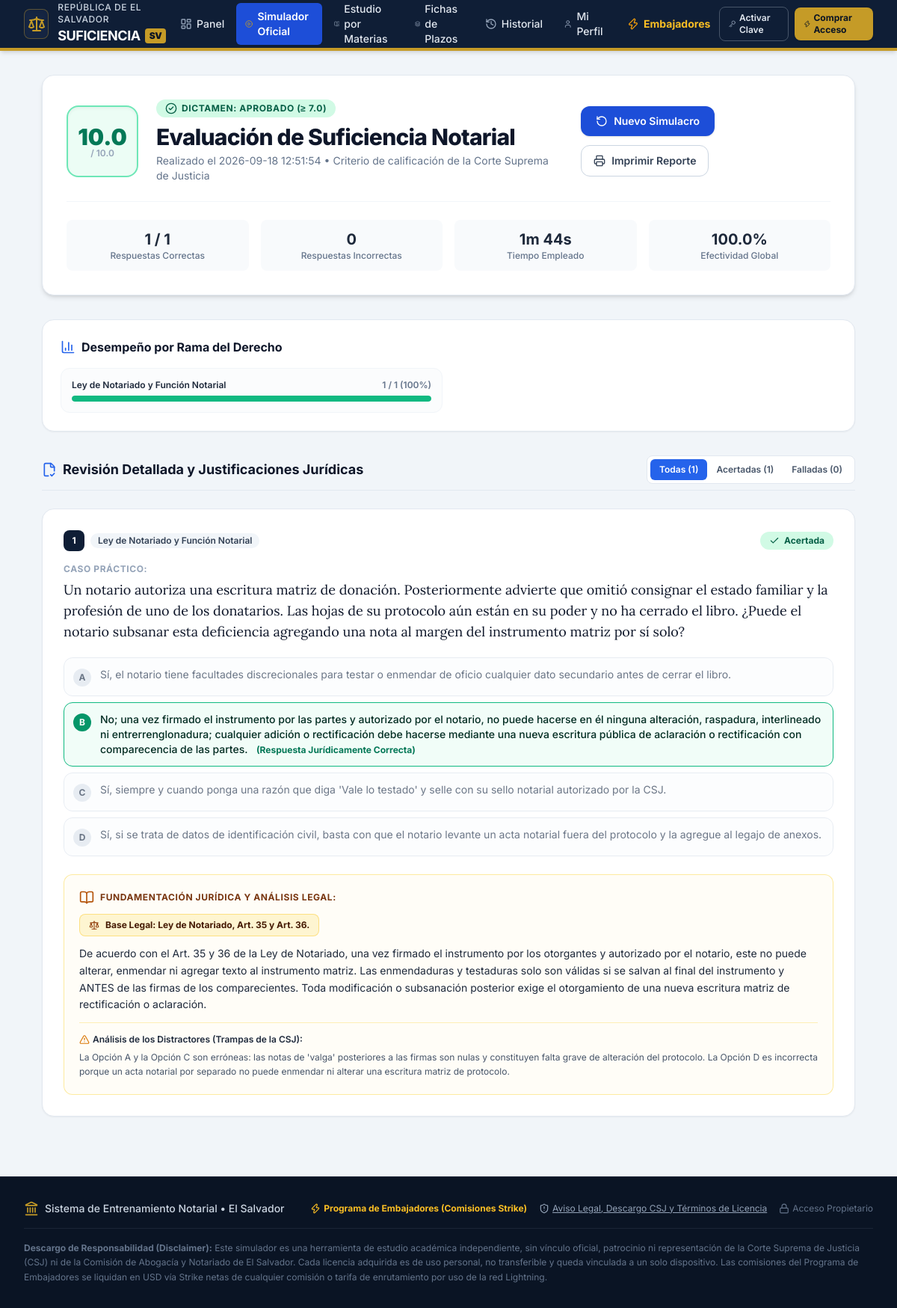
The page /resultado/4 on the database its author committed.
### tables this page shows
CREATE TABLE exam_attempts (
        id INTEGER PRIMARY KEY AUTOINCREMENT,
        created_at TEXT NOT NULL,
        score REAL NOT NULL,
        total_questions INTEGER NOT NULL,
        correct_count INTEGER NOT NULL,
        incorrect_count INTEGER NOT NULL,
        time_spent_seconds INTEGER NOT NULL,
        passed INTEGER NOT NULL,
        answers_json TEXT NOT NULL
    );

### app.py (the view)
@app.route("/resultado/<int:attempt_id>")
def resultado_examen(attempt_id):
    attempt = db.get_exam_attempt_by_id(attempt_id)
    if not attempt:
        return redirect(url_for("index"))
    device_id = get_device_id_from_request()
    license_info = db.check_device_license(device_id) if device_id else None
    return render_template("results.html", attempt=attempt, license_info=license_info)

### app.py (called while the page is built)
def get_device_id_from_request():
    return request.headers.get("X-Device-Id") or request.cookies.get("notariado_device_id") or request.args.get("device_id")

### database.py (called while the page is built)
def get_db_connection():
    conn = sqlite3.connect(DB_PATH)
    conn.row_factory = sqlite3.Row
    return conn

def get_exam_attempt_by_id(attempt_id):
    conn = get_db_connection()
    cursor = conn.cursor()
    cursor.execute("SELECT * FROM exam_attempts WHERE id = ?", (attempt_id,))
    row = cursor.fetchone()
    conn.close()
    if row:
        data = dict(row)
        data["answers_detail"] = json.loads(data["answers_json"])
        return data
    return None

### templates/results.html (shortened to what this page needs)
{% extends "base.html" %}
{% block content %}
<div class="max-w-6xl mx-auto px-4 sm:px-6 lg:px-8 py-8 print-container">
    <div class="bg-white rounded-2xl border border-slate-200 shadow-md p-6 sm:p-8 mb-8 overflow-hidden relative">
        <div class="flex flex-col md:flex-row items-center justify-between gap-6 relative z-10">
            <div class="flex items-center gap-6 text-center sm:text-left">
                <div class="w-24 h-24 rounded-2xl flex flex-col items-center justify-center font-black text-3xl shadow-inner shrink-0 {% if attempt.passed %}bg-emerald-50 text-emerald-700 border-2 border-emerald-300{% else %}bg-rose-50 text-rose-700 border-2 border-rose-300{% endif %}">
                    <span>{{ attempt.score }}</span>
                    <span class="text-xs font-semibold text-slate-400 -mt-1">/ 10.0</span>
                </div>
                <div>
                    <div class="inline-flex items-center gap-1.5 px-3 py-1 rounded-full text-xs font-bold uppercase tracking-wider mb-2 {% if attempt.passed %}bg-emerald-100 text-emerald-800{% else %}bg-rose-100 text-rose-800{% endif %}">
                        {% if attempt.passed %}
                        <i data-lucide="check-circle-2" class="w-4 h-4"></i> DICTAMEN: APROBADO (≥ 7.0)
                        {% else %}
                        <i data-lucide="alert-octagon" class="w-4 h-4"></i> DICTAMEN: NO APROBADO (< 7.0)
                        {% endif %}
                    </div>
                    <h1 class="text-2xl sm:text-3xl font-extrabold text-slate-900 tracking-tight">
                        Evaluación de Suficiencia Notarial
                    </h1>
                    <p class="text-xs sm:text-sm text-slate-500 mt-1">
                        Realizado el {{ attempt.created_at }} • Criterio de calificación de la Corte Suprema de Justicia
                    </p>
                </div>
            </div>
            <div class="flex flex-wrap gap-3 no-print">
                <a href="{{ url_for('simulador') }}" class="px-5 py-2.5 rounded-xl bg-blue-700 hover:bg-blue-600 text-white font-semibold text-sm shadow transition-colors flex items-center gap-2">
                    <i data-lucide="rotate-ccw" class="w-4 h-4"></i> Nuevo Simulacro
                </a>
                <button onclick="window.print()" type="button" class="px-4 py-2.5 rounded-xl border border-slate-300 hover:bg-slate-50 text-slate-700 font-semibold text-sm transition-colors flex items-center gap-2">
                    <i data-lucide="printer" class="w-4 h-4"></i> Imprimir Reporte
                </button>
            </div>
        </div>
        <div class="grid grid-cols-2 sm:grid-cols-4 gap-4 mt-6 pt-6 border-t border-slate-100 text-center">
            <div class="p-3 rounded-lg bg-slate-50">
                <div class="text-xl font-bold text-slate-800">{{ attempt.correct_count }} / {{ attempt.total_questions }}</div>
                <div class="text-xs text-slate-500 font-medium">Respuestas Correctas</div>
            </div>
            <div class="p-3 rounded-lg bg-slate-50">
                <div class="text-xl font-bold text-slate-800">{{ attempt.incorrect_count }}</div>
                <div class="text-xs text-slate-500 font-medium">Respuestas Incorrectas</div>
            </div>
            <div class="p-3 rounded-lg bg-slate-50">
                <div class="text-xl font-bold text-slate-800">
                    {{ (attempt.time_spent_seconds // 60) }}m {{ (attempt.time_spent_seconds % 60) }}s
                </div>
                <div class="text-xs text-slate-500 font-medium">Tiempo Empleado</div>
            </div>
            <div class="p-3 rounded-lg bg-slate-50">
                <div class="text-xl font-bold text-slate-800">
                    {{ ((attempt.correct_count / attempt.total_questions) * 100)|round(1) }}%
                </div>
                <div class="text-xs text-slate-500 font-medium">Efectividad Global</div>
            </div>
        </div>
    </div>
    {% if attempt.answers_detail.cat_stats %}
    <div class="bg-white rounded-2xl border border-slate-200 shadow-sm p-6 mb-8">
        <h2 class="text-base font-bold text-slate-900 mb-4 flex items-center gap-2">
            <i data-lucide="bar-chart-3" class="w-5 h-5 text-blue-600"></i>
            <span>Desempeño por Rama del Derecho</span>
        </h2>
        <div class="grid sm:grid-cols-2 gap-4">
            {% for cat_id, cat in attempt.answers_detail.cat_stats.items() %}
            {% set pct = ((cat.correct / cat.total) * 100)|round|int if cat.total > 0 else 0 %}
            <div class="p-3.5 rounded-xl border border-slate-100 bg-slate-50/50">
                <div class="flex justify-between items-center text-xs font-semibold mb-1.5">
                    <span class="text-slate-800 truncate">{{ cat.name }}</span>
                    <span class="text-slate-500">{{ cat.correct }} / {{ cat.total }} ({{ pct }}%)</span>
                </div>
                <div class="w-full bg-slate-200 rounded-full h-2 overflow-hidden">
                    <div class="h-2 rounded-full {% if pct >= 70 %}bg-emerald-500{% elif pct >= 50 %}bg-amber-500{% else %}bg-rose-500{% endif %}" style="width: {{ pct }}%"></div>
                </div>
            </div>
            {% endfor %}
        </div>
    </div>
    {% endif %}
    <div class="space-y-6">
        <div class="flex flex-col sm:flex-row sm:items-center justify-between gap-4 pb-2 border-b border-slate-200 no-print">
            <h2 class="text-lg font-bold text-slate-900 flex items-center gap-2">
                <i data-lucide="file-check-2" class="w-5 h-5 text-blue-600"></i>
                <span>Revisión Detallada y Justificaciones Jurídicas</span>
            </h2>
            <div class="inline-flex rounded-lg border border-slate-200 bg-white p-1 text-xs font-semibold" id="filter-container">
                <button type="button" class="filter-btn px-3 py-1.5 rounded-md bg-blue-600 text-white" data-filter="all">
                    Todas ({{ attempt.answers_detail.results|length }})
                </button>
                <button type="button" class="filter-btn px-3 py-1.5 rounded-md text-slate-600 hover:text-slate-900" data-filter="correct">
                    Acertadas ({{ attempt.correct_count }})
                </button>
                <button type="button" class="filter-btn px-3 py-1.5 rounded-md text-slate-600 hover:text-slate-900" data-filter="incorrect">
                    Falladas ({{ attempt.incorrect_count }})
                </button>
            </div>
        </div>
        <div class="space-y-6" id="review-cards-list">
            {% for item in attempt.answers_detail.results %}
            <div class="review-card bg-white rounded-2xl border border-slate-200 shadow-sm p-6 sm:p-7 transition-all" data-status="{% if item.is_correct %}correct{% else %}incorrect{% endif %}">
                <div class="flex items-center justify-between mb-4">
                    <div class="flex items-center gap-2 flex-wrap">
                        <span class="w-7 h-7 rounded-lg bg-navy-900 text-white font-bold text-xs flex items-center justify-center">
                            {{ loop.index }}
                        </span>
                        <span class="text-xs font-semibold px-2.5 py-0.5 rounded-full bg-slate-100 text-slate-700">
                            {{ item.category_name }}
                        </span>
                    </div>
                    <div>
                        {% if item.is_correct %}
                        <span class="inline-flex items-center gap-1.5 px-3 py-1 rounded-full text-xs font-bold bg-emerald-100 text-emerald-800">
                            <i data-lucide="check" class="w-3.5 h-3.5"></i> Acertada
                        </span>
                        {% else %}
                        <span class="inline-flex items-center gap-1.5 px-3 py-1 rounded-full text-xs font-bold bg-rose-100 text-rose-800">
                            <i data-lucide="x" class="w-3.5 h-3.5"></i> Incorrecta
                        </span>
                        {% endif %}
                    </div>
                </div>
                <div class="mb-5">
                    <div class="text-xs font-bold uppercase tracking-wider text-slate-400 mb-1.5">Caso Práctico:</div>
                    <p class="font-serif-legal text-base sm:text-lg text-slate-900 leading-relaxed">
                        {{ item.question }}
                    </p>
                </div>
                <div class="space-y-2 mb-6">
                    {% for opt_key, opt_text in [('A', item.option_a), ('B', item.option_b), ('C', item.option_c), ('D', item.option_d)] %}
                    {% set is_user_choice = (item.user_choice == opt_key) %}
                    {% set is_correct_choice = (item.correct_option == opt_key) %}
                    <div class="p-3 rounded-xl border text-sm flex items-start gap-3 transition-colors
                        {% if is_correct_choice %}
                            border-emerald-500 bg-emerald-50/70 text-emerald-950 font-medium
                        {% elif is_user_choice and not item.is_correct %}
                            border-rose-400 bg-rose-50/70 text-rose-950
                        {% else %}
                            border-slate-200 bg-slate-50/40 text-slate-600 opacity-80
                        {% endif %}
                    ">
                        <div class="w-6 h-6 rounded-full flex items-center justify-center text-xs font-bold shrink-0 mt-0.5
                            {% if is_correct_choice %}
                                bg-emerald-600 text-white
                            {% elif is_user_choice and not item.is_correct %}
                                bg-rose-600 text-white
                            {% else %}
                                bg-slate-200 text-slate-600
                            {% endif %}
                        ">
                            {{ opt_key }}
                        </div>
                        <div class="flex-grow">
                            <span>{{ opt_text }}</span>
                            {% if is_correct_choice %}
                            <span class="ml-2 text-xs font-bold text-emerald-700">(Respuesta Jurídicamente Correcta)</span>
                            {% endif %}
                        </div>
                    </div>
                    {% endfor %}
                </div>
                <div class="rounded-xl border border-amber-200/80 bg-amber-50/40 p-5 space-y-3">
                    <div class="flex items-center gap-2">
                        <i data-lucide="book-open" class="w-5 h-5 text-amber-700"></i>
                        <span class="text-xs font-bold uppercase tracking-wider text-amber-900">Fundamentación Jurídica y Análisis Legal:</span>
                    </div>
                    <div class="inline-flex items-center gap-2 px-3 py-1.5 rounded-lg bg-amber-100/80 border border-amber-300/60 text-amber-950 text-xs font-bold">
                        <i data-lucide="scale" class="w-3.5 h-3.5 text-amber-800"></i>
                        <span>Base Legal: {{ item.legal_basis }}</span>
                    </div>
                    <p class="text-sm text-slate-800 leading-relaxed">
                        {{ item.justification }}
                    </p>
                    {% if item.distractors_analysis %}
                    <div class="pt-3 border-t border-amber-200/60 text-xs text-slate-600 leading-relaxed">
                        <strong class="text-slate-800 font-semibold flex items-center gap-1 mb-1">
                            <i data-lucide="alert-triangle" class="w-3.5 h-3.5 text-amber-600"></i> Análisis de los Distractores (Trampas de la CSJ):
                        </strong>
                        {{ item.distractors_analysis }}
                    </div>
                    {% endif %}
                </div>
            </div>
            {% endfor %}
        </div>
    </div>
</div>
{% endblock %}

### static/css/custom.css (style rules this page uses)
:root { --primary-navy: #0f1e36; --secondary-blue: #1e3a8a; --accent-gold: #c59b27; --accent-gold-light: #fef9c3; --surface-light: #f8fafc; }
body { font-family: 'Inter', sans-serif; background-color: #f1f5f9; color: #1e293b; }
.font-serif-legal { font-family: 'Lora', Georgia, serif; }

### rows shown on the page
exam_attempts: score "10.0", created_at "2026-09-18 12:51:54", correct_count "1", total_questions "1", incorrect_count "0", time_spent_seconds "1", (attempt.time_spent_seconds%60) "44", correct_count+total_questions "100.0"

### other values the page prints
{{ cat.name }} "Ley de Notariado y Función Notarial"
{{ cat.correct }} "1"
{{ cat.total }} "1"
{{ pct }} "100"
{{ attempt.answers_detail.results|length }} "1"
{{ item.category_name }} "Ley de Notariado y Función Notarial"
{{ opt_key }} "A" "B" "C" "D"
{{ opt_text }} "Sí, el notario tiene facultades discrecionales para testar o enmendar de oficio cualquier dato secundario antes de cerrar el libro." "Sí, siempre y cuando ponga una razón que diga 'Vale lo testado' y selle con su sello notarial autorizado por la CSJ." "Sí, si se trata de datos de identificación civil, basta con que el notario levante un acta notarial fuera del protocolo y la agregue al legajo de anexos."
{{ item.legal_basis }} "Ley de Notariado, Art. 35 y Art. 36."
